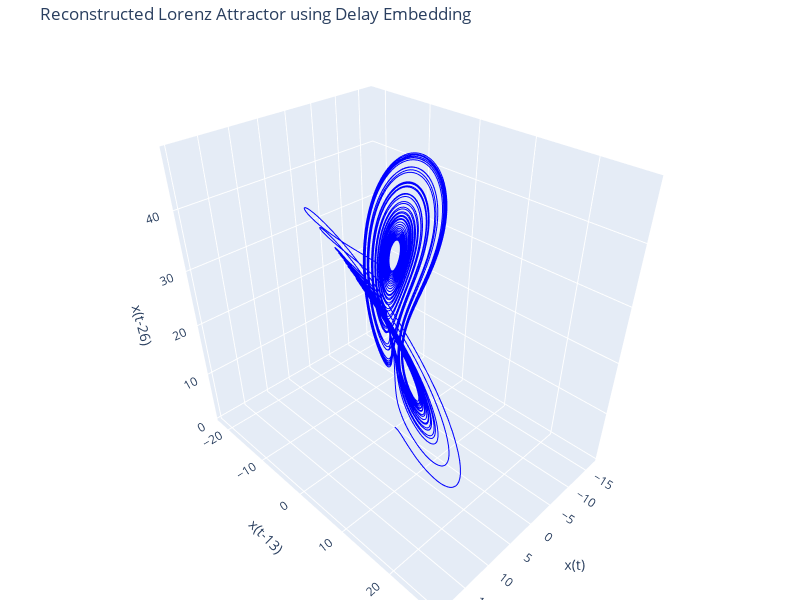

The code cell stored with this chart in its notebook:
### Code cell
# Create an interactive Plotly graph
fig = go.Figure(data=[go.Scatter3d(
    x=sol.y[0],
    y=sol.y[1],
    z=sol.y[2],
    mode='lines',
    line=dict(color='blue', width=2)
)])

# Configure the layout of the graph
fig.update_layout(
    title="Reconstructed Lorenz Attractor using Delay Embedding",
    scene=dict(
        xaxis_title='x(t)',
        yaxis_title=f'x(t-{tau})',
        zaxis_title=f'x(t-{2*tau})'
    ),
    width=800,
    height=600,
    margin=dict(l=0, r=0, b=0, t=40)
)

# Display the graph
fig.show()

### Figure 1 — Plotly figure (JSON) as saved in the notebook; plotly's stock layout.template omitted (floating-point values rounded to 4 significant figures; data arrays with more than 128 entries replaced by an {"elided": "..."} marker saying what was removed)
{"data": [{"line": {"color": "blue", "width": 2}, "mode": "lines", "type": "scatter3d", "x": {"elided": "10000 float values"}, "y": {"elided": "10000 float values"}, "z": {"elided": "10000 float values"}}], "layout": {"height": 600, "margin": {"b": 0, "l": 0, "r": 0, "t": 40}, "scene": {"xaxis": {"title": {"text": "x(t)"}}, "yaxis": {"title": {"text": "x(t-13)"}}, "zaxis": {"title": {"text": "x(t-26)"}}}, "title": {"text": "Reconstructed Lorenz Attractor using Delay Embedding"}, "width": 800}}
